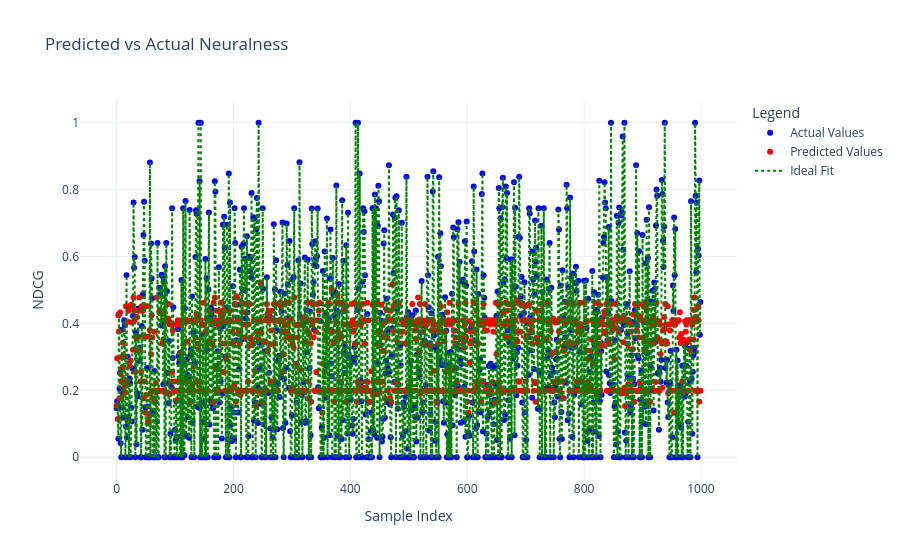

The notebook cell saved with this chart:
### Code cell
# Create a scatter plot for real values vs. predicted values
fig = go.Figure()

# Add actual values as a scatter trace
fig.add_trace(go.Scatter(
    x=list(range(len(y_test))),  # Index for x-axis
    y=y_test,
    mode='markers',
    name='Actual Values',
    marker=dict(color='blue')
))

# Add predicted values as a scatter trace
fig.add_trace(go.Scatter(
    x=list(range(len(y_pred))),  # Index for x-axis
    y=y_pred,
    mode='markers',
    name='Predicted Values',
    marker=dict(color='red')
))

# Add a line trace to indicate ideal predictions
fig.add_trace(go.Scatter(
    x=list(range(len(y_test))),
    y=y_test,  # For perfect alignment
    mode='lines',
    name='Ideal Fit',
    line=dict(color='green', dash='dot')
))

# Update layout for better readability
fig.update_layout(
    title="Predicted vs Actual Neuralness",
    xaxis_title="Sample Index",
    yaxis_title="NDCG",
    legend_title="Legend",
    template="plotly_white",
    showlegend=True
)

# Show the plot
fig.show()

### Figure 1 — Plotly figure (JSON) as saved in the notebook; plotly's stock layout.template omitted (floating-point values rounded to 4 significant figures; data arrays with more than 128 entries replaced by an {"elided": "..."} marker saying what was removed)
{"data": [{"marker": {"color": "blue"}, "mode": "markers", "name": "Actual Values", "type": "scatter", "x": {"elided": "1000 int values"}, "y": {"elided": "1000 float values"}}, {"marker": {"color": "red"}, "mode": "markers", "name": "Predicted Values", "type": "scatter", "x": {"elided": "1000 int values"}, "y": {"elided": "1000 float values"}}, {"line": {"color": "green", "dash": "dot"}, "mode": "lines", "name": "Ideal Fit", "type": "scatter", "x": {"elided": "1000 int values"}, "y": {"elided": "1000 float values"}}], "layout": {"autosize": true, "legend": {"title": {"text": "Legend"}}, "showlegend": true, "title": {"text": "Predicted vs Actual Neuralness"}, "xaxis": {"autorange": true, "range": [-61.0, 1060.0], "title": {"text": "Sample Index"}, "type": "linear"}, "yaxis": {"autorange": true, "range": [-0.08252, 1.083], "title": {"text": "NDCG"}, "type": "linear"}}}
